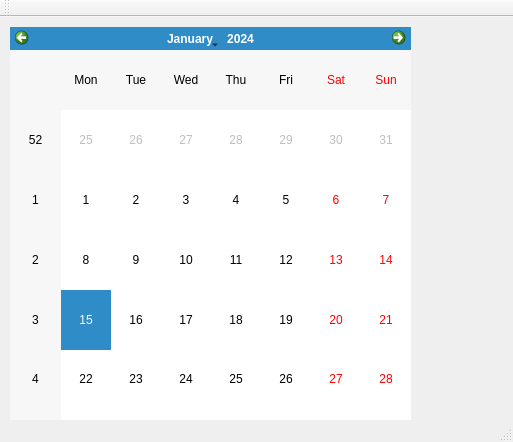
<?xml version="1.0" encoding="UTF-8"?>
<ui version="4.0">
 <class>MainWindow</class>
 <widget class="QMainWindow" name="MainWindow">
  <property name="geometry">
   <rect>
    <x>0</x>
    <y>0</y>
    <width>513</width>
    <height>442</height>
   </rect>
  </property>
  <property name="windowTitle">
   <string>MainWindow</string>
  </property>
  <widget class="QWidget" name="centralWidget">
   <widget class="QCalendarWidget" name="calendarWidget">
    <property name="geometry">
     <rect>
      <x>10</x>
      <y>10</y>
      <width>401</width>
      <height>441</height>
     </rect>
    </property>
   </widget>
  </widget>
  <widget class="QMenuBar" name="menuBar">
   <property name="geometry">
    <rect>
     <x>0</x>
     <y>0</y>
     <width>513</width>
     <height>21</height>
    </rect>
   </property>
  </widget>
  <widget class="QToolBar" name="mainToolBar">
   <attribute name="toolBarArea">
    <enum>TopToolBarArea</enum>
   </attribute>
   <attribute name="toolBarBreak">
    <bool>false</bool>
   </attribute>
  </widget>
  <widget class="QStatusBar" name="statusBar"/>
 </widget>
 <layoutdefault spacing="6" margin="11"/>
 <resources/>
 <connections/>
</ui>
